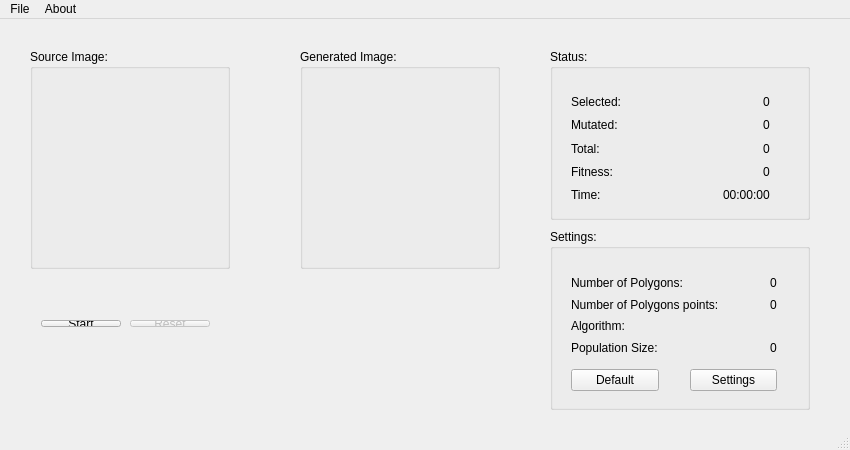
<?xml version="1.0" encoding="UTF-8"?>
<ui version="4.0">
 <class>MainWindow</class>
 <widget class="QMainWindow" name="MainWindow">
  <property name="enabled">
   <bool>true</bool>
  </property>
  <property name="geometry">
   <rect>
    <x>0</x>
    <y>0</y>
    <width>850</width>
    <height>450</height>
   </rect>
  </property>
  <property name="sizePolicy">
   <sizepolicy hsizetype="Fixed" vsizetype="Fixed">
    <horstretch>0</horstretch>
    <verstretch>0</verstretch>
   </sizepolicy>
  </property>
  <property name="minimumSize">
   <size>
    <width>850</width>
    <height>450</height>
   </size>
  </property>
  <property name="maximumSize">
   <size>
    <width>850</width>
    <height>450</height>
   </size>
  </property>
  <property name="windowTitle">
   <string>Image approximation - Metaheuristics</string>
  </property>
  <widget class="QWidget" name="centralWidget">
   <widget class="QGroupBox" name="groupSource">
    <property name="geometry">
     <rect>
      <x>30</x>
      <y>30</y>
      <width>200</width>
      <height>220</height>
     </rect>
    </property>
    <property name="title">
     <string>Source Image:</string>
    </property>
    <widget class="QLabel" name="labelSource">
     <property name="geometry">
      <rect>
       <x>0</x>
       <y>20</y>
       <width>200</width>
       <height>200</height>
      </rect>
     </property>
     <property name="text">
      <string/>
     </property>
    </widget>
   </widget>
   <widget class="QGroupBox" name="groupBox">
    <property name="geometry">
     <rect>
      <x>300</x>
      <y>30</y>
      <width>200</width>
      <height>220</height>
     </rect>
    </property>
    <property name="title">
     <string>Generated Image:</string>
    </property>
    <widget class="QLabel" name="labelGenerate">
     <property name="geometry">
      <rect>
       <x>0</x>
       <y>20</y>
       <width>200</width>
       <height>200</height>
      </rect>
     </property>
     <property name="text">
      <string/>
     </property>
    </widget>
   </widget>
   <widget class="QGroupBox" name="groupBox_2">
    <property name="geometry">
     <rect>
      <x>550</x>
      <y>30</y>
      <width>260</width>
      <height>171</height>
     </rect>
    </property>
    <property name="title">
     <string>Status:</string>
    </property>
    <widget class="QWidget" name="layoutWidget">
     <property name="geometry">
      <rect>
       <x>10</x>
       <y>31</y>
       <width>221</width>
       <height>131</height>
      </rect>
     </property>
     <layout class="QVBoxLayout" name="verticalLayout">
      <property name="spacing">
       <number>1</number>
      </property>
      <property name="bottomMargin">
       <number>5</number>
      </property>
      <item>
       <layout class="QHBoxLayout" name="horizontalLayout">
        <item>
         <widget class="QLabel" name="labelSelected">
          <property name="text">
           <string>Selected:</string>
          </property>
         </widget>
        </item>
        <item>
         <spacer name="horizontalSpacer">
          <property name="orientation">
           <enum>Qt::Horizontal</enum>
          </property>
          <property name="sizeHint" stdset="0">
           <size>
            <width>40</width>
            <height>20</height>
           </size>
          </property>
         </spacer>
        </item>
        <item>
         <widget class="QLabel" name="labelNumSelected">
          <property name="text">
           <string>0</string>
          </property>
         </widget>
        </item>
       </layout>
      </item>
      <item>
       <layout class="QHBoxLayout" name="horizontalLayout_2">
        <item>
         <widget class="QLabel" name="labelNumber">
          <property name="text">
           <string>Mutated:</string>
          </property>
         </widget>
        </item>
        <item>
         <spacer name="horizontalSpacer_2">
          <property name="orientation">
           <enum>Qt::Horizontal</enum>
          </property>
          <property name="sizeHint" stdset="0">
           <size>
            <width>40</width>
            <height>20</height>
           </size>
          </property>
         </spacer>
        </item>
        <item>
         <widget class="QLabel" name="labelNumNumber">
          <property name="text">
           <string>0</string>
          </property>
         </widget>
        </item>
       </layout>
      </item>
      <item>
       <layout class="QHBoxLayout" name="horizontalLayout_3">
        <item>
         <widget class="QLabel" name="labelCounter">
          <property name="text">
           <string>Total:</string>
          </property>
         </widget>
        </item>
        <item>
         <spacer name="horizontalSpacer_3">
          <property name="orientation">
           <enum>Qt::Horizontal</enum>
          </property>
          <property name="sizeHint" stdset="0">
           <size>
            <width>40</width>
            <height>20</height>
           </size>
          </property>
         </spacer>
        </item>
        <item>
         <widget class="QLabel" name="labelNumCounter">
          <property name="text">
           <string>0</string>
          </property>
         </widget>
        </item>
       </layout>
      </item>
      <item>
       <layout class="QHBoxLayout" name="horizontalLayout_4">
        <item>
         <widget class="QLabel" name="labelFitness">
          <property name="text">
           <string>Fitness:</string>
          </property>
         </widget>
        </item>
        <item>
         <spacer name="horizontalSpacer_4">
          <property name="orientation">
           <enum>Qt::Horizontal</enum>
          </property>
          <property name="sizeHint" stdset="0">
           <size>
            <width>40</width>
            <height>20</height>
           </size>
          </property>
         </spacer>
        </item>
        <item>
         <widget class="QLabel" name="labelNumFitness">
          <property name="text">
           <string>0</string>
          </property>
         </widget>
        </item>
       </layout>
      </item>
      <item>
       <layout class="QHBoxLayout" name="horizontalLayout_10">
        <item>
         <widget class="QLabel" name="label_2">
          <property name="text">
           <string>Time:</string>
          </property>
         </widget>
        </item>
        <item>
         <spacer name="horizontalSpacer_10">
          <property name="orientation">
           <enum>Qt::Horizontal</enum>
          </property>
          <property name="sizeHint" stdset="0">
           <size>
            <width>40</width>
            <height>20</height>
           </size>
          </property>
         </spacer>
        </item>
        <item>
         <widget class="QLabel" name="labelTime">
          <property name="text">
           <string>00:00:00</string>
          </property>
         </widget>
        </item>
       </layout>
      </item>
     </layout>
    </widget>
   </widget>
   <widget class="QGroupBox" name="groupBox_3">
    <property name="geometry">
     <rect>
      <x>550</x>
      <y>210</y>
      <width>260</width>
      <height>181</height>
     </rect>
    </property>
    <property name="title">
     <string>Settings:</string>
    </property>
    <widget class="QWidget" name="layoutWidget">
     <property name="geometry">
      <rect>
       <x>10</x>
       <y>32</y>
       <width>228</width>
       <height>141</height>
      </rect>
     </property>
     <layout class="QVBoxLayout" name="verticalLayout_3">
      <item>
       <layout class="QVBoxLayout" name="verticalLayout_2">
        <property name="spacing">
         <number>1</number>
        </property>
        <item>
         <layout class="QHBoxLayout" name="horizontalLayout_5">
          <item>
           <widget class="QLabel" name="labelPolygons">
            <property name="contextMenuPolicy">
             <enum>Qt::NoContextMenu</enum>
            </property>
            <property name="whatsThis">
             <string/>
            </property>
            <property name="text">
             <string>Number of Polygons:</string>
            </property>
           </widget>
          </item>
          <item>
           <spacer name="horizontalSpacer_5">
            <property name="orientation">
             <enum>Qt::Horizontal</enum>
            </property>
            <property name="sizeHint" stdset="0">
             <size>
              <width>25</width>
              <height>20</height>
             </size>
            </property>
           </spacer>
          </item>
          <item>
           <widget class="QLabel" name="labelNumPolygons">
            <property name="text">
             <string>0</string>
            </property>
           </widget>
          </item>
         </layout>
        </item>
        <item>
         <layout class="QHBoxLayout" name="horizontalLayout_6">
          <item>
           <widget class="QLabel" name="labelPolygonPoints">
            <property name="text">
             <string>Number of Polygons points:</string>
            </property>
           </widget>
          </item>
          <item>
           <spacer name="horizontalSpacer_6">
            <property name="orientation">
             <enum>Qt::Horizontal</enum>
            </property>
            <property name="sizeHint" stdset="0">
             <size>
              <width>40</width>
              <height>20</height>
             </size>
            </property>
           </spacer>
          </item>
          <item>
           <widget class="QLabel" name="labelNumPoints">
            <property name="text">
             <string>0</string>
            </property>
           </widget>
          </item>
         </layout>
        </item>
        <item>
         <layout class="QHBoxLayout" name="horizontalLayout_9">
          <item>
           <widget class="QLabel" name="label">
            <property name="text">
             <string>Algorithm:</string>
            </property>
           </widget>
          </item>
          <item>
           <spacer name="horizontalSpacer_9">
            <property name="orientation">
             <enum>Qt::Horizontal</enum>
            </property>
            <property name="sizeHint" stdset="0">
             <size>
              <width>10</width>
              <height>20</height>
             </size>
            </property>
           </spacer>
          </item>
          <item>
           <widget class="QLabel" name="labelAlgorithm">
            <property name="text">
             <string/>
            </property>
           </widget>
          </item>
         </layout>
        </item>
        <item>
         <layout class="QHBoxLayout" name="horizontalLayout_11">
          <item>
           <widget class="QLabel" name="label_3">
            <property name="text">
             <string>Population Size:</string>
            </property>
           </widget>
          </item>
          <item>
           <spacer name="horizontalSpacer_11">
            <property name="orientation">
             <enum>Qt::Horizontal</enum>
            </property>
            <property name="sizeHint" stdset="0">
             <size>
              <width>40</width>
              <height>20</height>
             </size>
            </property>
           </spacer>
          </item>
          <item>
           <widget class="QLabel" name="labelPopsize">
            <property name="text">
             <string>0</string>
            </property>
           </widget>
          </item>
         </layout>
        </item>
       </layout>
      </item>
      <item>
       <spacer name="verticalSpacer">
        <property name="orientation">
         <enum>Qt::Vertical</enum>
        </property>
        <property name="sizeType">
         <enum>QSizePolicy::Fixed</enum>
        </property>
        <property name="sizeHint" stdset="0">
         <size>
          <width>13</width>
          <height>5</height>
         </size>
        </property>
       </spacer>
      </item>
      <item>
       <layout class="QHBoxLayout" name="horizontalLayout_7">
        <property name="spacing">
         <number>1</number>
        </property>
        <item>
         <widget class="QPushButton" name="buttonDefault">
          <property name="enabled">
           <bool>true</bool>
          </property>
          <property name="text">
           <string>Default</string>
          </property>
         </widget>
        </item>
        <item>
         <spacer name="horizontalSpacer_7">
          <property name="orientation">
           <enum>Qt::Horizontal</enum>
          </property>
          <property name="sizeType">
           <enum>QSizePolicy::Fixed</enum>
          </property>
          <property name="sizeHint" stdset="0">
           <size>
            <width>30</width>
            <height>10</height>
           </size>
          </property>
         </spacer>
        </item>
        <item>
         <widget class="QPushButton" name="buttonSet">
          <property name="enabled">
           <bool>true</bool>
          </property>
          <property name="text">
           <string>Settings</string>
          </property>
         </widget>
        </item>
       </layout>
      </item>
     </layout>
    </widget>
   </widget>
   <widget class="QWidget" name="layoutWidget3">
    <property name="geometry">
     <rect>
      <x>30</x>
      <y>290</y>
      <width>191</width>
      <height>29</height>
     </rect>
    </property>
    <layout class="QHBoxLayout" name="horizontalLayout_8">
     <item>
      <widget class="QPushButton" name="buttonStart">
       <property name="text">
        <string>Start</string>
       </property>
      </widget>
     </item>
     <item>
      <spacer name="horizontalSpacer_8">
       <property name="orientation">
        <enum>Qt::Horizontal</enum>
       </property>
       <property name="sizeHint" stdset="0">
        <size>
         <width>20</width>
         <height>20</height>
        </size>
       </property>
      </spacer>
     </item>
     <item>
      <widget class="QPushButton" name="buttonReset">
       <property name="enabled">
        <bool>false</bool>
       </property>
       <property name="text">
        <string>Reset</string>
       </property>
      </widget>
     </item>
    </layout>
   </widget>
  </widget>
  <widget class="QMenuBar" name="menuBar">
   <property name="geometry">
    <rect>
     <x>0</x>
     <y>0</y>
     <width>850</width>
     <height>27</height>
    </rect>
   </property>
   <widget class="QMenu" name="menuFile">
    <property name="title">
     <string>File</string>
    </property>
    <addaction name="actionOpen"/>
    <addaction name="actionSave"/>
    <addaction name="separator"/>
    <addaction name="actionAutosave"/>
    <addaction name="separator"/>
    <addaction name="actionExit"/>
   </widget>
   <widget class="QMenu" name="menuAbout">
    <property name="title">
     <string>About</string>
    </property>
    <addaction name="actionAbout_us"/>
   </widget>
   <addaction name="menuFile"/>
   <addaction name="menuAbout"/>
  </widget>
  <widget class="QStatusBar" name="statusBar"/>
  <action name="actionOpen">
   <property name="text">
    <string>&amp;Open..</string>
   </property>
   <property name="shortcut">
    <string>Ctrl+O</string>
   </property>
  </action>
  <action name="actionSave">
   <property name="text">
    <string>&amp;Save</string>
   </property>
   <property name="shortcut">
    <string>Ctrl+S</string>
   </property>
  </action>
  <action name="actionExit">
   <property name="text">
    <string>E&amp;xit</string>
   </property>
   <property name="shortcut">
    <string>Ctrl+E</string>
   </property>
  </action>
  <action name="actionAbout_us">
   <property name="text">
    <string>About</string>
   </property>
   <property name="shortcut">
    <string>Ctrl+A</string>
   </property>
  </action>
  <action name="actionAutosave">
   <property name="checkable">
    <bool>true</bool>
   </property>
   <property name="text">
    <string>Autosave</string>
   </property>
   <property name="shortcut">
    <string>Ctrl+T</string>
   </property>
  </action>
 </widget>
 <layoutdefault spacing="6" margin="11"/>
 <resources/>
 <connections>
  <connection>
   <sender>actionExit</sender>
   <signal>triggered()</signal>
   <receiver>MainWindow</receiver>
   <slot>close()</slot>
   <hints>
    <hint type="sourcelabel">
     <x>-1</x>
     <y>-1</y>
    </hint>
    <hint type="destinationlabel">
     <x>424</x>
     <y>199</y>
    </hint>
   </hints>
  </connection>
 </connections>
</ui>
